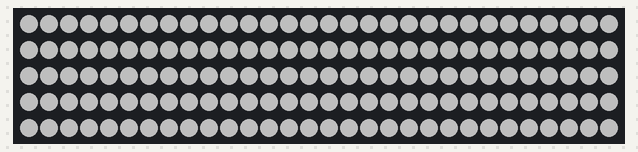
Bench run of a sketch on a simulated Arduino Uno, built with avr-gcc and run on an emulated ATmega328P. Shown: 150 RGB LEDs in strip order, left to right, continuing on the next row. Dim RGB values are drawn brighter than linear.

Above: at 0.1 s.

The sketch:

misc.ino
```cpp
#include <Strand.h>
#include <Colors.h>
#include <FastLED.h>

CRGB leds[150];
int intensity = 30;

void setup()
{
  FastLED.addLeds<WS2812, 2, GRB>(leds, 150);
}

void loop()
{
  // Strand all = Strand(leds, 0, 100);
  // all.setColor(Colors::red(30));
  for (int i = 0; i < 150; i++) {
    leds[i] = Colors::white(80);
  };
  FastLED.show();
}
```
